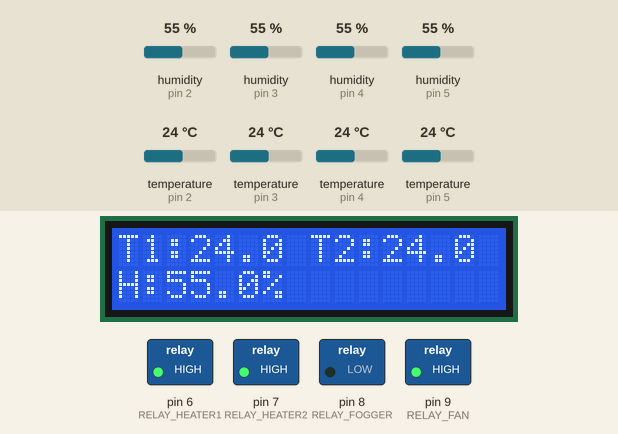
Recording of a sketch running on a simulated Arduino Uno, built with avr-gcc and run on an emulated ATmega328P. Shown: 16×2 character LCD, switched loads named in the sketch (green lamp = pin HIGH). The test bench sets the inputs (shaded band); at power-on: humidity (sensors on pin 2, pin 3, pin 4, pin 5) 55 %, temperature (sensors on pin 2, pin 3, pin 4, pin 5) 24 °C.

Above: at 3.2 s.
3.3 s: humidity (sensor on pin 2) set to 52 %
At 6.9 s:
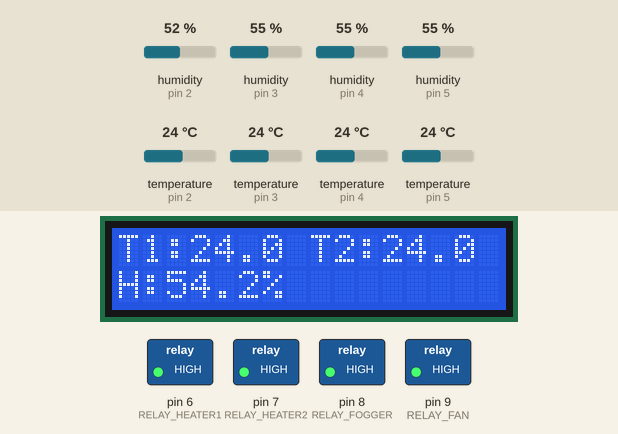
8.1 s: humidity (sensor on pin 3) set to 22 %
At 11.1 s:
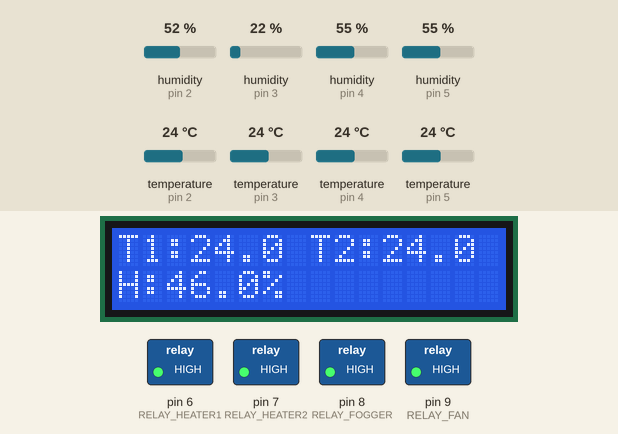
12.9 s: humidity (sensor on pin 4) set to 22 %
At 15.3 s:
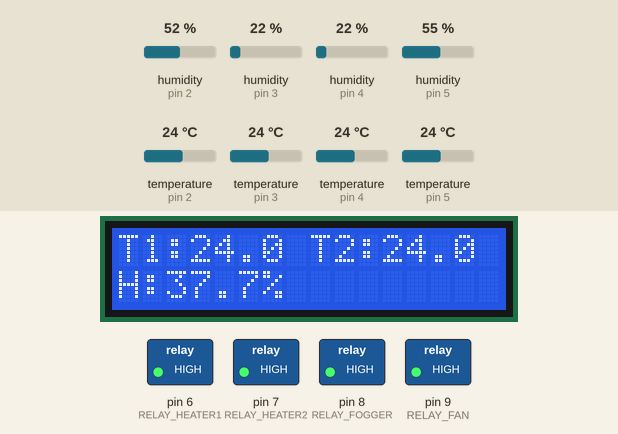
17.7 s: humidity (sensor on pin 5) set to 22 %
At 18.4 s:
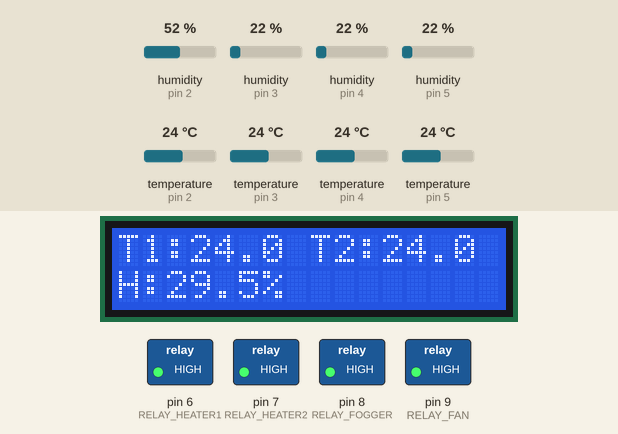
22.5 s: temperature (sensor on pin 2) set to 12 °C
At 26.9 s:
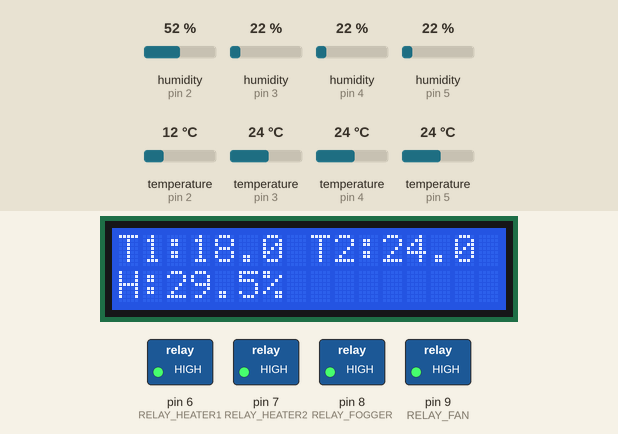
27.6 s: temperature (sensor on pin 3) set to 12 °C
At 31.1 s:
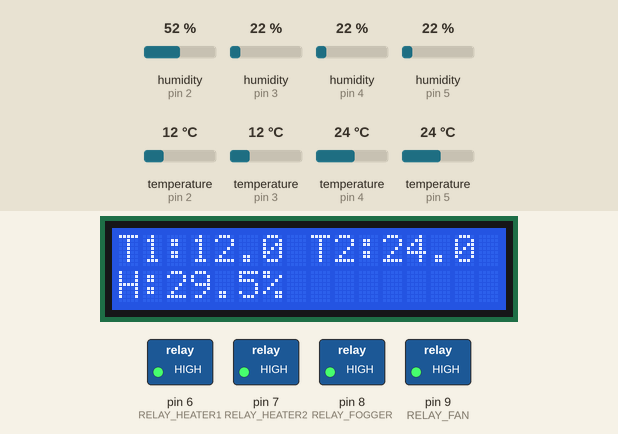
Timing chart, 0 to 32.6 s (numbered marks = the images above; inputs shaded):
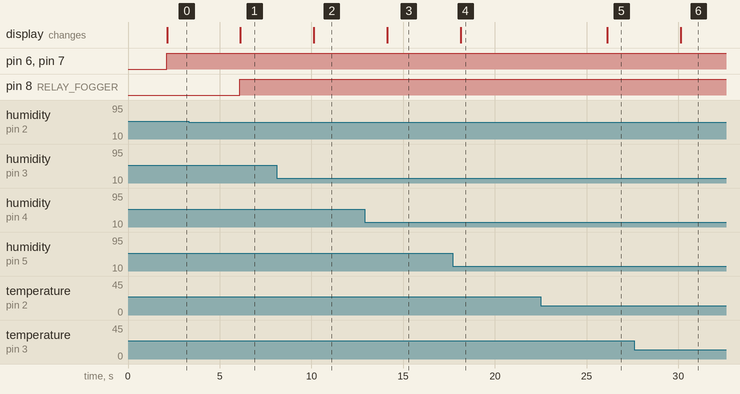

Measured:
- the behaviour switches between 54 and 53 % on humidity (sensor on pin 2) (found by bisection; images 0 and 1)
- after the input at 3.3 s, pin 8 (RELAY_FOGGER): LOW → HIGH after 2.8 s; the display: changes after 2.8 s (image 1)
- after the input at 8.1 s, the display: changes after 2.0 s (image 2)
- after the input at 12.9 s, the display: changes after 1.2 s (image 3)
- after the input at 17.7 s, the display: changes after 0.43 s (image 4)
- after the input at 22.5 s, the display: changes after 3.6 s (image 5)
- after the input at 27.6 s, the display: changes after 2.5 s (image 6)

The sketch:

heater7.ino
```cpp
#include <Wire.h>
#include <LiquidCrystal_I2C.h>
#include <DHT.h>
#include <avr/wdt.h>

#define DHTTYPE DHT22

// DHT Sensors
DHT dht1(2, DHTTYPE);
DHT dht2(3, DHTTYPE);
DHT dht3(4, DHTTYPE);
DHT dht4(5, DHTTYPE);

// Relays
#define RELAY_HEATER1 6
#define RELAY_HEATER2 7
#define RELAY_FOGGER  8
#define RELAY_FAN     9

LiquidCrystal_I2C lcd(0x27, 16, 2);

float targetTemp = 37.5;
float targetHumidity = 55.0;
float hysteresis = 0.3;

unsigned long lastRead = 0;
const unsigned long interval = 2000;     // Read interval
const unsigned long freezeTimeout = 120000; // 60 sec sensor freeze timeout

float lastTempGroup1 = 0;
float lastTempGroup2 = 0;
unsigned long lastChangeTime = 0;

// Auto reboot variables
unsigned long rebootInterval = 20UL * 60UL * 1000UL; // 20 min in ms
unsigned long startTime = 0;

// LCD freeze detection
float lastDisplayT1 = -100;
float lastDisplayT2 = -100;
float lastDisplayH  = -100;
unsigned long lastDisplayChange = 0;
const unsigned long displayFreezeTimeout = 180000; // 3 minutes

void setup() {
  dht1.begin(); dht2.begin(); dht3.begin(); dht4.begin();

  lcd.init();
  lcd.backlight();
  lcd.clear();
  lcd.setCursor(0, 0);
  lcd.print("Arduino Booting");
  delay(2000);
  lcd.clear();

  pinMode(RELAY_HEATER1, OUTPUT);
  pinMode(RELAY_HEATER2, OUTPUT);
  pinMode(RELAY_FOGGER, OUTPUT);
  pinMode(RELAY_FAN, OUTPUT);

  digitalWrite(RELAY_HEATER1, LOW);
  digitalWrite(RELAY_HEATER2, LOW);
  digitalWrite(RELAY_FOGGER, LOW);
  digitalWrite(RELAY_FAN, HIGH);

  startTime = millis();
  lastDisplayChange = millis();
}

void loop() {
  // 🔹 20-minute auto reboot
  if (millis() - startTime >= rebootInterval) {
    lcd.clear();
    lcd.setCursor(0, 0);
    lcd.print("Rebooting...");
    delay(500);
    wdt_enable(WDTO_15MS);
    while (1);
  }

  if (millis() - lastRead >= interval) {
    lastRead = millis();

    float t1 = dht1.readTemperature();
    float t2 = dht2.readTemperature();
    float t3 = dht3.readTemperature();
    float t4 = dht4.readTemperature();

    float h1 = dht1.readHumidity();
    float h2 = dht2.readHumidity();
    float h3 = dht3.readHumidity();
    float h4 = dht4.readHumidity();

    float tempGroup1 = average(t1, t2);
    float tempGroup2 = average(t3, t4);
    float avgHumidity = average(h1, h2, h3, h4);

    // 🔹 Track temperature change for freeze detection
    if (tempGroup1 != lastTempGroup1 || tempGroup2 != lastTempGroup2) {
      lastChangeTime = millis();
      lastTempGroup1 = tempGroup1;
      lastTempGroup2 = tempGroup2;
    }

    // 🔹 Sensor Freeze → Immediate Reboot
    if (millis() - lastChangeTime > freezeTimeout) {
      digitalWrite(RELAY_HEATER1, LOW);
      digitalWrite(RELAY_HEATER2, LOW);

      lcd.clear();
      lcd.setCursor(0, 0);
      lcd.print("Sensor Frozen!");
      lcd.setCursor(0, 1);
      lcd.print("Rebooting...");

      delay(1000);                // Show message for 1 second
      wdt_enable(WDTO_15MS);      // Enable watchdog reset
      while (1);                  // Wait for reset
    }

    // 🔹 Heater control
    if (tempGroup1 > 0) {
      if (tempGroup1 < targetTemp - hysteresis)
        digitalWrite(RELAY_HEATER1, HIGH);
      else if (tempGroup1 > targetTemp + hysteresis)
        digitalWrite(RELAY_HEATER1, LOW);
    }

    if (tempGroup2 > 0) {
      if (tempGroup2 < targetTemp - hysteresis)
        digitalWrite(RELAY_HEATER2, HIGH);
      else if (tempGroup2 > targetTemp + hysteresis)
        digitalWrite(RELAY_HEATER2, LOW);
    }

    // 🔹 Fogger control
    if (avgHumidity < targetHumidity - hysteresis)
      digitalWrite(RELAY_FOGGER, HIGH);
    else if (avgHumidity > targetHumidity + hysteresis)
      digitalWrite(RELAY_FOGGER, LOW);

    // 🔹 LCD display
    lcd.setCursor(0, 0);
    lcd.print("T1:");
    lcd.print(tempGroup1, 1);
    lcd.print(" T2:");
    lcd.print(tempGroup2, 1);

    lcd.setCursor(0, 1);
    lcd.print("H:");
    lcd.print(avgHumidity, 1);
    lcd.print("%     ");

    // 🔹 LCD change tracking
    if (tempGroup1 != lastDisplayT1 || tempGroup2 != lastDisplayT2 || avgHumidity != lastDisplayH) {
      lastDisplayT1 = tempGroup1;
      lastDisplayT2 = tempGroup2;
      lastDisplayH  = avgHumidity;
      lastDisplayChange = millis();
    }
  }

  // 🔹 Display freeze reboot
  if (millis() - lastDisplayChange >= displayFreezeTimeout) {
    lcd.clear();
    lcd.setCursor(0, 0);
    lcd.print("Display Frozen!");
    delay(500);
    wdt_enable(WDTO_15MS);
    while (1);
  }
}

// 🔹 Average (2 values)
float average(float a, float b) {
  int valid = 0;
  float sum = 0;
  if (!isnan(a)) { sum += a; valid++; }
  if (!isnan(b)) { sum += b; valid++; }
  return valid > 0 ? sum / valid : 0;
}

// 🔹 Average (4 values)
float average(float a, float b, float c, float d) {
  int valid = 0;
  float sum = 0;
  if (!isnan(a)) { sum += a; valid++; }
  if (!isnan(b)) { sum += b; valid++; }
  if (!isnan(c)) { sum += c; valid++; }
  if (!isnan(d)) { sum += d; valid++; }
  return valid > 0 ? sum / valid : 0;
}
```
